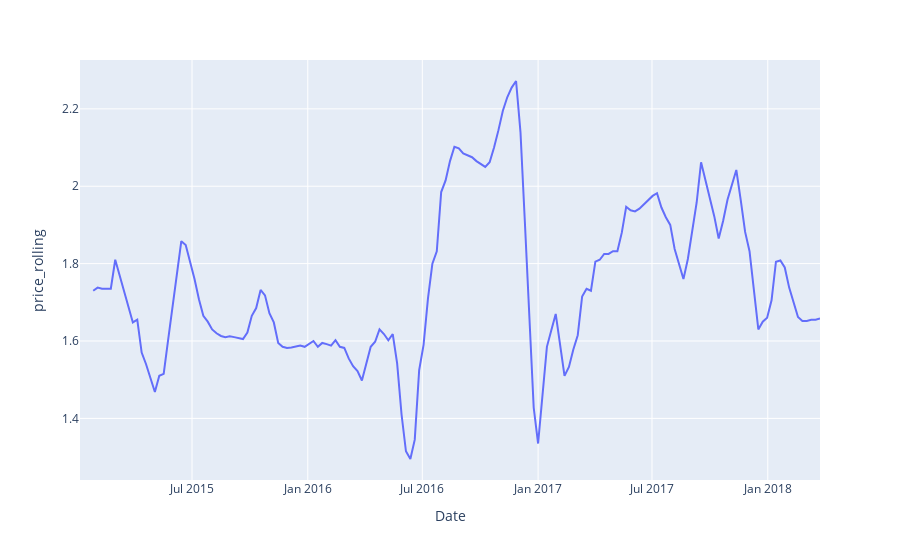

The cell this chart's notebook holds for it:
### Markdown cell above
<details>
<summary>&#9658; Нажмите сюда, чтобы увидеть подсказку</summary>
  <p>
      
Передайте в функцию `px.line()` округленные данные, получившиеся на 4 шаге выполнения.
Пример синтаксиса:      

```python
px.line(some_data)
```      
</p>
</details>

### Code cell
avocado_full_filter = organic_ch.reset_index()
fig = px.line(avocado_full_filter, x='Date', y='price_rolling')
fig.show()

### Figure 1 — Plotly figure (JSON) as saved in the notebook; plotly's stock layout.template omitted (floating-point values rounded to 4 significant figures; data arrays with more than 128 entries replaced by an {"elided": "..."} marker saying what was removed)
{"data": [{"hovertemplate": "Date=%{x}<br>price_rolling=%{y}<extra></extra>", "legendgroup": "", "line": {"color": "#636efa", "dash": "solid"}, "marker": {"symbol": "circle"}, "mode": "lines", "name": "", "orientation": "v", "showlegend": false, "x": {"elided": "169 str values"}, "xaxis": "x", "y": {"elided": "169 float values"}, "yaxis": "y", "type": "scatter"}], "layout": {"xaxis": {"anchor": "y", "domain": [0.0, 1.0], "title": {"text": "Date"}}, "yaxis": {"anchor": "x", "domain": [0.0, 1.0], "title": {"text": "price_rolling"}}, "legend": {"tracegroupgap": 0}, "margin": {"t": 60}}}
